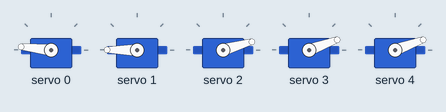
Simulated run of this sketch. Board: Arduino Uno, built with avr-gcc and run on an emulated ATmega328P. Parts: 5 × servo.

Above: at 1.05 s.
At 6.95 s:
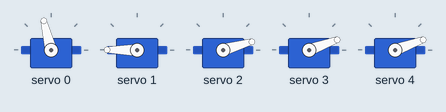
At 9.9 s:
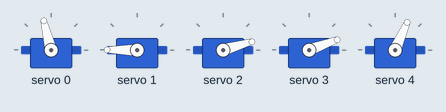
At 12.85 s:
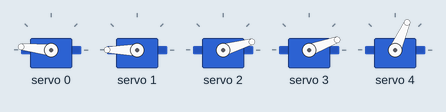
Timing chart, 0 to 16.4 s (numbered marks = the images above):
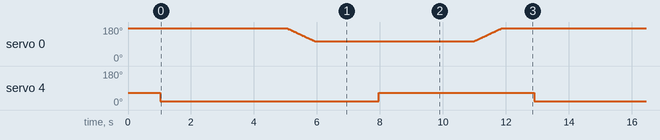

Measured:
- by itself, servo 4: alternates 66° for 4.9 s and 20° for 6.9 s

The sketch:

sketch_sep7a.ino
```cpp
#include <Wire.h>
#include <Adafruit_PWMServoDriver.h>

Adafruit_PWMServoDriver pwm = Adafruit_PWMServoDriver();

// Match Arduino Servo.h timing
#define SERVOMIN  112   // 0° = ~544µs
#define SERVOMAX  492   // 180° = ~2400µs

// Servo channels on PCA9685
int motor1 = 0;  // Base
int motor2 = 1;  // Fixed
int motor3 = 2;  // Fixed
int motor4 = 3;  // Fixed
int motor5 = 4;  // Claw

// Store current angle of motor1
int motor1_angle = 220;  // logical starting angle

// Map angle to PCA9685 pulse
int angleToPulse(int ang) {
  return map(ang, 0, 180, SERVOMIN, SERVOMAX);
}

// ---------------- Motor Functions ----------------

// Smooth movement with tracking
void moveMotorSlow(int motor, int &currentAngle, int targetAngle, int stepDelay) {
  if (currentAngle < targetAngle) {
    for (int a = currentAngle; a <= targetAngle; a++) {
      pwm.setPWM(motor, 0, angleToPulse(a));
      delay(stepDelay);
    }
  } else {
    for (int a = currentAngle; a >= targetAngle; a--) {
      pwm.setPWM(motor, 0, angleToPulse(a));
      delay(stepDelay);
    }
  }
  currentAngle = targetAngle; // Update stored angle
}

// Motor 1 (Base)
void motor1_rest() {
  moveMotorSlow(motor1, motor1_angle, 220, 10);   // Go to rest smoothly
}
void motor1_left() {
  moveMotorSlow(motor1, motor1_angle, 135, 10);   // Go to left smoothly
}

// Motor 2 (Fixed)
void holdMotor2() {
  pwm.setPWM(motor2, 0, angleToPulse(270));   // Hold at angle
}

// Motor 3 (Fixed)
void holdMotor3() {
  pwm.setPWM(motor3, 0, angleToPulse(30));    // Hold at angle
}

// Motor 4 (Fixed)
void holdMotor4() {
  pwm.setPWM(motor4, 0, angleToPulse(35));    // Hold at angle
}

// Motor 5 (Claw)
void motor5_open() {
  pwm.setPWM(motor5, 0, angleToPulse(90));    // Open
}
void motor5_close() {
  pwm.setPWM(motor5, 0, angleToPulse(35));    // Close
}

// -------------------------------------------------

void setup() {
  pwm.begin();
  pwm.setPWMFreq(60);  // 60Hz for servos
  delay(10);

  // ✅ Force motor1 directly to rest (center) at startup
  pwm.setPWM(motor1, 0, angleToPulse(220));
  motor1_angle = 220;

  // Initialize others
  holdMotor2();
  holdMotor3();
  holdMotor4();
  motor5_open();
  delay(1000);
}

void loop() {
  // 1. Base at rest, claw closes (grab paper)
  motor1_rest();
  motor5_close();
  delay(4000);

  // 2. Base moves left (holding paper)
  motor1_left();
  delay(2000);

  // 3. Claw opens (release paper)
  motor5_open();
  delay(3000);

  // 4. Base returns to rest
  motor1_rest();
  delay(1000);

  // Loop continues
}
```
